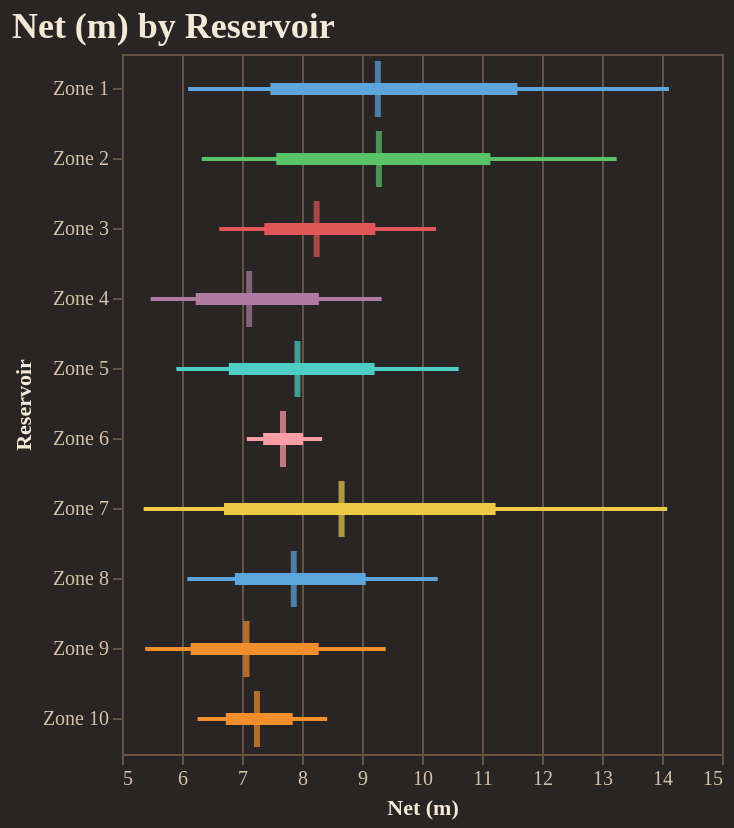

The notebook cell this image was saved under:
### Code cell
fig = reporter.plotter.forest_plot(
    "Net (m)", 
    backend=PLOTTING_BACKEND
)
fig.show()

### Figure 1 — Vega-Lite specification as saved in the notebook (floating-point values rounded to 4 significant figures)
{"config": {"background": "#292524", "view": {"fill": "#292524", "stroke": "#665340"}, "title": {"color": "#f4e9d7", "font": "Merriweather", "fontSize": 18, "fontWeight": 600, "subtitleColor": "#d5c2a6", "anchor": "start"}, "axis": {"domainColor": "#665340", "gridColor": "#665340", "tickColor": "#665340", "labelColor": "#d5c2a6", "titleColor": "#f4e9d7", "labelFont": "Merriweather", "titleFont": "Merriweather"}, "legend": {"titleColor": "#f4e9d7", "labelColor": "#d5c2a6", "labelFont": "Merriweather", "titleFont": "Merriweather", "orient": "top-right", "symbolType": "circle"}, "header": {"labelColor": "#d5c2a6", "titleColor": "#f4e9d7", "labelFont": "Merriweather", "titleFont": "Merriweather"}, "mark": {"color": "#c78d3b"}, "line": {"color": "#c78d3b"}, "bar": {"color": "#c78d3b"}, "point": {"color": "#ddb06d"}, "area": {"color": "#c78d3b", "opacity": 0.35}, "text": {"color": "#f4e9d7", "font": "Merriweather"}, "range": {"category": ["#5DA5DA", "#F28E2B", "#59C36A", "#E15759", "#B07AA1", "#4ECDC4", "#FF9DA7", "#EDC948"]}}, "layer": [{"mark": {"type": "rule", "strokeWidth": 2}, "encoding": {"color": {"field": "group", "legend": null, "type": "nominal"}, "x": {"field": "p10", "scale": {"zero": false}, "title": "Net (m)", "type": "quantitative"}, "x2": {"field": "p90"}, "y": {"field": "group", "sort": ["Zone 1", "Zone 2", "Zone 3", "Zone 4", "Zone 5", "Zone 6", "Zone 7", "Zone 8", "Zone 9", "Zone 10"], "title": "Reservoir", "type": "nominal"}}}, {"mark": {"type": "rule", "strokeWidth": 6}, "encoding": {"color": {"field": "group", "legend": null, "type": "nominal"}, "x": {"field": "p25", "scale": {"zero": false}, "title": "Net (m)", "type": "quantitative"}, "x2": {"field": "p75"}, "y": {"field": "group", "sort": ["Zone 1", "Zone 2", "Zone 3", "Zone 4", "Zone 5", "Zone 6", "Zone 7", "Zone 8", "Zone 9", "Zone 10"], "title": "Reservoir", "type": "nominal"}}}, {"mark": {"type": "tick", "color": "black", "size": 28, "thickness": 3}, "encoding": {"color": {"field": "group", "legend": null, "type": "nominal"}, "tooltip": [{"field": "group", "title": "Group", "type": "nominal"}, {"field": "p10", "title": "P10", "type": "quantitative"}, {"field": "p25", "title": "P25", "type": "quantitative"}, {"field": "median", "title": "Median", "type": "quantitative"}, {"field": "p75", "title": "P75", "type": "quantitative"}, {"field": "p90", "title": "P90", "type": "quantitative"}], "x": {"field": "median", "scale": {"zero": false}, "title": "Net (m)", "type": "quantitative"}, "y": {"field": "group", "sort": ["Zone 1", "Zone 2", "Zone 3", "Zone 4", "Zone 5", "Zone 6", "Zone 7", "Zone 8", "Zone 9", "Zone 10"], "title": "Reservoir", "type": "nominal"}}}], "data": {"name": "data-63c5e103ceeb0d0edc445f94e17dcef1"}, "height": 350, "title": "Net (m) by Reservoir", "width": "container", "$schema": "https://vega.github.io/schema/vega-lite/v5.20.1.json", "datasets": {"data-63c5e103ceeb0d0edc445f94e17dcef1": [{"group": "Zone 1", "p10": 6.102, "p25": 7.473, "median": 9.264, "p75": 11.59, "p90": 14.12}, {"group": "Zone 2", "p10": 6.33, "p25": 7.57, "median": 9.282, "p75": 11.14, "p90": 13.24}, {"group": "Zone 3", "p10": 6.62, "p25": 7.371, "median": 8.243, "p75": 9.221, "p90": 10.23}, {"group": "Zone 4", "p10": 5.478, "p25": 6.229, "median": 7.119, "p75": 8.282, "p90": 9.327}, {"group": "Zone 5", "p10": 5.906, "p25": 6.781, "median": 7.925, "p75": 9.21, "p90": 10.61}, {"group": "Zone 6", "p10": 7.081, "p25": 7.353, "median": 7.683, "p75": 8.017, "p90": 8.335}, {"group": "Zone 7", "p10": 5.361, "p25": 6.699, "median": 8.66, "p75": 11.23, "p90": 14.09}, {"group": "Zone 8", "p10": 6.088, "p25": 6.882, "median": 7.862, "p75": 9.061, "p90": 10.26}, {"group": "Zone 9", "p10": 5.386, "p25": 6.145, "median": 7.075, "p75": 8.278, "p90": 9.396}, {"group": "Zone 10", "p10": 6.26, "p25": 6.73, "median": 7.249, "p75": 7.845, "p90": 8.419}]}}
